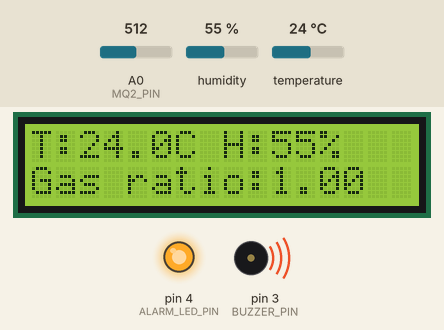
This sketch was run on a simulated Arduino Nano, built with avr-gcc and run on an emulated ATmega328P. Parts: 16×2 character LCD, output pins drawn as LEDs (lit = HIGH), buzzer (waves = sounding, pin HIGH). The test bench sets the inputs (shaded band); at power-on: A0 (MQ2_PIN) = 512, humidity 55 %, temperature 24 °C. EEPROM starts erased.

Above: at 11.3 s.
11.4 s: A0 (MQ2_PIN) set to 425
At 13.0 s:
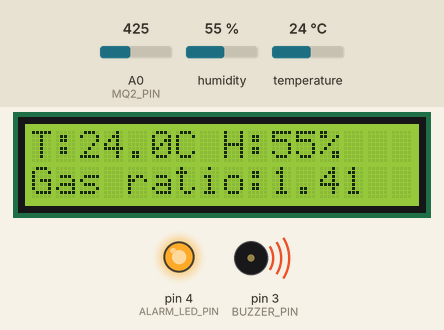
13.7 s: A0 (MQ2_PIN) set to 399
At 15.2 s:
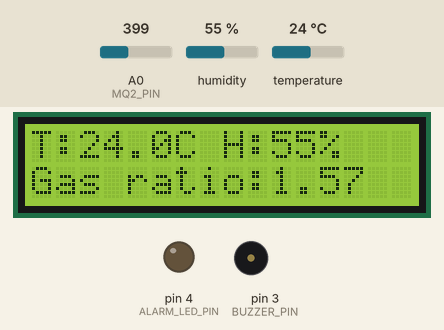
15.8 s: humidity set to 22 %
At 17.4 s:
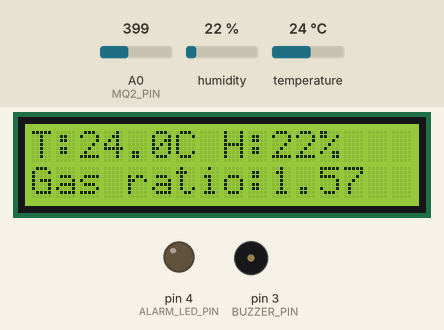
17.9 s: temperature set to 12 °C
At 19.6 s:
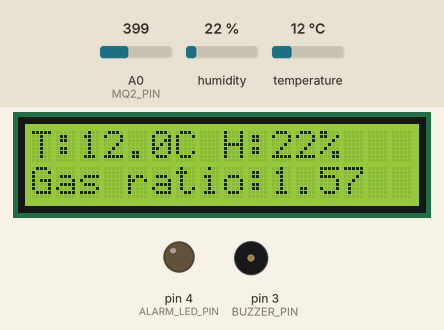
20.0 s: humidity set to 40 %
At 21.8 s:
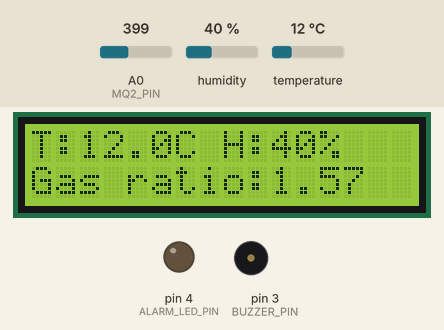
22.1 s: A0 (MQ2_PIN) set to 306
At 24.0 s:
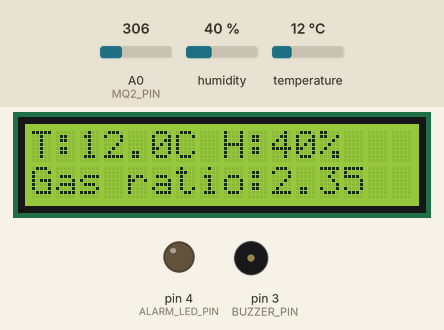
Timing chart, 0 to 25.1 s (numbered marks = the images above; inputs shaded):
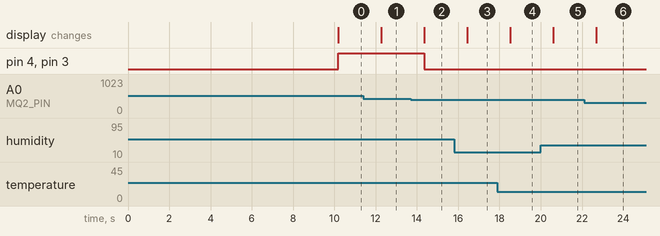

The sketch:

air_quality_monitor.ino
```cpp
/*
 * Indoor air quality monitor — DHT11 + MQ-2 + 16x2 I2C LCD on an
 * Arduino Nano (ATmega328P).
 *
 * Written for the GitHub portfolio version of this coursework — the
 * original submission has no firmware, only a prose description of this
 * algorithm (see docs/report.md, section 1.5.7) and the schematic this
 * sketch follows (diagrams/schematic.png). Not part of the graded work.
 *
 * Wiring (matches diagrams/schematic.png):
 *   DHT11 data  -> D2  (4.7-10k pull-up to 5V)
 *   MQ-2 Vout   -> A0
 *   LCD SDA/SCL -> A4/A5 (I2C, PCF8574 backpack, address 0x27)
 *   Buzzer      -> D3
 *   Alarm LED   -> D4
 *
 * Libraries (Arduino Library Manager):
 *   - DHT sensor library (Adafruit)
 *   - LiquidCrystal_I2C (Frank de Brabander / marcoschwartz fork)
 */

#include <DHT.h>
#include <LiquidCrystal_I2C.h>
#include <EEPROM.h>

#define DHT_PIN 2
#define DHT_TYPE DHT11
#define MQ2_PIN A0
#define BUZZER_PIN 3
#define ALARM_LED_PIN 4

#define LCD_ADDR 0x27
#define LCD_COLS 16
#define LCD_ROWS 2

// MQ-2 load resistor on the sensor module, per docs/report.md 1.5.5.
#define RL_OHMS 5000.0f
#define ADC_VREF 5.0f
#define ADC_MAX 1023.0f

// EEPROM layout: calibrated R0 (float, 4 bytes) at address 0.
#define EEPROM_R0_ADDR 0
#define R0_UNSET_SENTINEL -1.0f

// Alarm thresholds (per docs/report.md 1.5.7 "threshold check").
#define TEMP_ALARM_C 35.0f
#define HUMIDITY_ALARM_PCT 85.0f
#define GAS_RATIO_ALARM 1.5f  // Rs/R0 below this means rising gas concentration

// Calibration: how long to average MQ-2 readings in clean air on first boot.
#define CALIBRATION_SAMPLES 50
#define CALIBRATION_SAMPLE_DELAY_MS 200

DHT dht(DHT_PIN, DHT_TYPE);
LiquidCrystal_I2C lcd(LCD_ADDR, LCD_COLS, LCD_ROWS);

float r0 = R0_UNSET_SENTINEL;

float readR0FromEeprom() {
  float value;
  EEPROM.get(EEPROM_R0_ADDR, value);
  return value;
}

void writeR0ToEeprom(float value) {
  EEPROM.put(EEPROM_R0_ADDR, value);
}

// Vout (V) -> sensor resistance Rs (ohm), per docs/report.md 1.5.5.
float mq2VoutToRs(float voutVolts) {
  if (voutVolts <= 0.0f) {
    voutVolts = 0.001f;  // avoid divide-by-zero on a disconnected sensor
  }
  return RL_OHMS * (ADC_VREF / voutVolts - 1.0f);
}

float mq2ReadVout() {
  int raw = analogRead(MQ2_PIN);
  return (raw / ADC_MAX) * ADC_VREF;
}

// Calibrate R0 in (assumed) clean air. Run once on first boot; the result
// is cached in EEPROM so later boots skip this.
float calibrateR0() {
  float rsSum = 0.0f;
  for (int i = 0; i < CALIBRATION_SAMPLES; i++) {
    rsSum += mq2VoutToRs(mq2ReadVout());
    delay(CALIBRATION_SAMPLE_DELAY_MS);
  }
  return rsSum / CALIBRATION_SAMPLES;
}

void setup() {
  pinMode(BUZZER_PIN, OUTPUT);
  pinMode(ALARM_LED_PIN, OUTPUT);

  dht.begin();
  lcd.init();
  lcd.backlight();

  lcd.setCursor(0, 0);
  lcd.print("Air monitor");
  lcd.setCursor(0, 1);
  lcd.print("Starting...");

  r0 = readR0FromEeprom();
  if (r0 <= 0.0f || isnan(r0)) {
    lcd.clear();
    lcd.setCursor(0, 0);
    lcd.print("Calibrating MQ-2");
    lcd.setCursor(0, 1);
    lcd.print("Keep air clean");
    r0 = calibrateR0();
    writeR0ToEeprom(r0);
  }

  lcd.clear();
}

void setAlarm(bool active) {
  digitalWrite(ALARM_LED_PIN, active ? HIGH : LOW);
  digitalWrite(BUZZER_PIN, active ? HIGH : LOW);
}

void loop() {
  float humidity = dht.readHumidity();
  float tempC = dht.readTemperature();

  float vout = mq2ReadVout();
  float rs = mq2VoutToRs(vout);
  float gasRatio = rs / r0;  // falls below 1 as gas concentration rises

  bool dhtOk = !isnan(humidity) && !isnan(tempC);

  lcd.setCursor(0, 0);
  if (dhtOk) {
    lcd.print("T:");
    lcd.print(tempC, 1);
    lcd.print("C H:");
    lcd.print(humidity, 0);
    lcd.print("% ");
  } else {
    lcd.print("DHT11 read err  ");
  }

  lcd.setCursor(0, 1);
  lcd.print("Gas ratio:");
  lcd.print(gasRatio, 2);
  lcd.print("  ");

  bool alarm = (dhtOk && (tempC >= TEMP_ALARM_C || humidity >= HUMIDITY_ALARM_PCT))
               || (gasRatio <= GAS_RATIO_ALARM);
  setAlarm(alarm);

  delay(1000);  // DHT11 needs >=1s between reads (docs/report.md 1.5.4)
}
```

Measured:
- the behaviour switches between 410 and 409 on A0 (MQ2_PIN) (found by bisection; images 1 and 2)
- after the input at 11.4 s, the display: changes after 0.88 s (image 1)
- after the input at 13.7 s, pin 4 (ALARM_LED_PIN), pin 3 (BUZZER_PIN): HIGH → LOW after 0.66 s; the display: changes after 0.66 s (image 2)
- after the input at 15.8 s, the display: changes after 0.65 s (image 3)
- after the input at 17.9 s, the display: changes after 0.63 s (image 4)
- after the input at 20.0 s, the display: changes after 0.61 s (image 5)
- after the input at 22.1 s, the display: changes after 0.60 s (image 6)
